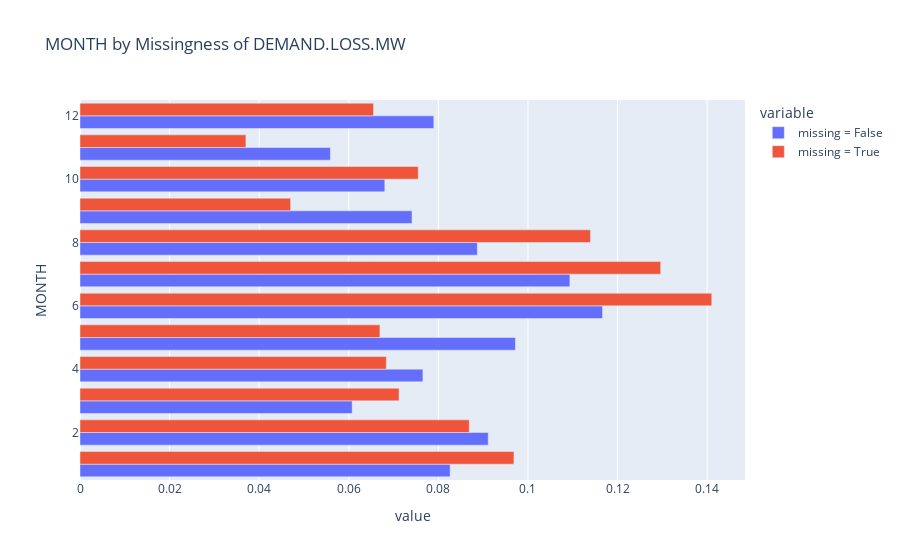
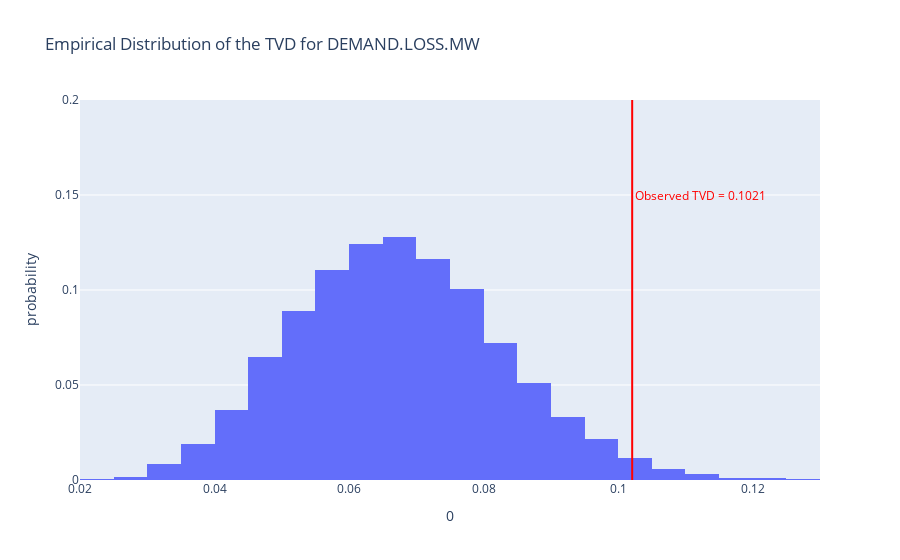

Notebook source saved alongside these figures, in order:
### Markdown cell above
### Checking if missingness of demand loss is dependant on month

### Code cell
mcarmar(missing_data, 'DEMAND.LOSS.MW', 'MONTH', 5000 )

### Figure 1 — Plotly figure (JSON) as saved in the notebook; plotly's stock layout.template omitted (floating-point values rounded to 4 significant figures)
{"data": [{"alignmentgroup": "True", "hovertemplate": "variable=missing = False<br>value=%{x}<br>MONTH=%{y}<extra></extra>", "legendgroup": "missing = False", "marker": {"color": "#636efa", "pattern": {"shape": ""}}, "name": "missing = False", "offsetgroup": "missing = False", "orientation": "h", "showlegend": true, "textposition": "auto", "type": "bar", "x": [0.08262, 0.09113, 0.06075, 0.07655, 0.09721, 0.1166, 0.1094, 0.0887, 0.07412, 0.06804, 0.05589, 0.07898], "xaxis": "x", "y": [1, 2, 3, 4, 5, 6, 7, 8, 9, 10, 11, 12], "yaxis": "y"}, {"alignmentgroup": "True", "hovertemplate": "variable=missing = True<br>value=%{x}<br>MONTH=%{y}<extra></extra>", "legendgroup": "missing = True", "marker": {"color": "#EF553B", "pattern": {"shape": ""}}, "name": "missing = True", "offsetgroup": "missing = True", "orientation": "h", "showlegend": true, "textposition": "auto", "type": "bar", "x": [0.09687, 0.08689, 0.07123, 0.06838, 0.06695, 0.141, 0.1296, 0.114, 0.04701, 0.0755, 0.03704, 0.06553], "xaxis": "x", "y": [1, 2, 3, 4, 5, 6, 7, 8, 9, 10, 11, 12], "yaxis": "y"}], "layout": {"barmode": "group", "legend": {"title": {"text": "variable"}, "tracegroupgap": 0}, "title": {"text": "MONTH by Missingness of DEMAND.LOSS.MW"}, "xaxis": {"anchor": "y", "domain": [0, 1], "title": {"text": "value"}}, "yaxis": {"anchor": "x", "domain": [0, 1], "title": {"text": "MONTH"}}}}

### Figure 2 — Plotly figure (JSON) as saved in the notebook; plotly's stock layout.template omitted (floating-point values rounded to 4 significant figures; data arrays with more than 128 entries replaced by an {"elided": "..."} marker saying what was removed)
{"data": [{"alignmentgroup": "True", "bingroup": "x", "histnorm": "probability", "hovertemplate": "0=%{x}<br>probability=%{y}<extra></extra>", "legendgroup": "", "marker": {"color": "#636efa", "pattern": {"shape": ""}}, "name": "", "nbinsx": 50, "offsetgroup": "", "orientation": "v", "showlegend": false, "type": "histogram", "x": {"elided": "5000 float values"}, "xaxis": "x", "yaxis": "y"}], "layout": {"annotations": [{"showarrow": false, "text": "<span style=\"color:red\">Observed TVD = 0.1021</span>", "x": 0.1123, "y": 0.15}], "barmode": "relative", "legend": {"tracegroupgap": 0}, "shapes": [{"line": {"color": "red", "width": 2}, "opacity": 1, "type": "line", "x0": 0.1021, "x1": 0.1021, "xref": "x", "y0": 0, "y1": 1, "yref": "y domain"}], "title": {"text": "Empirical Distribution of the TVD for DEMAND.LOSS.MW"}, "xaxis": {"anchor": "y", "domain": [0, 1], "title": {"text": "0"}}, "yaxis": {"anchor": "x", "domain": [0, 1], "range": [0, 0.2], "title": {"text": "probability"}}}}
